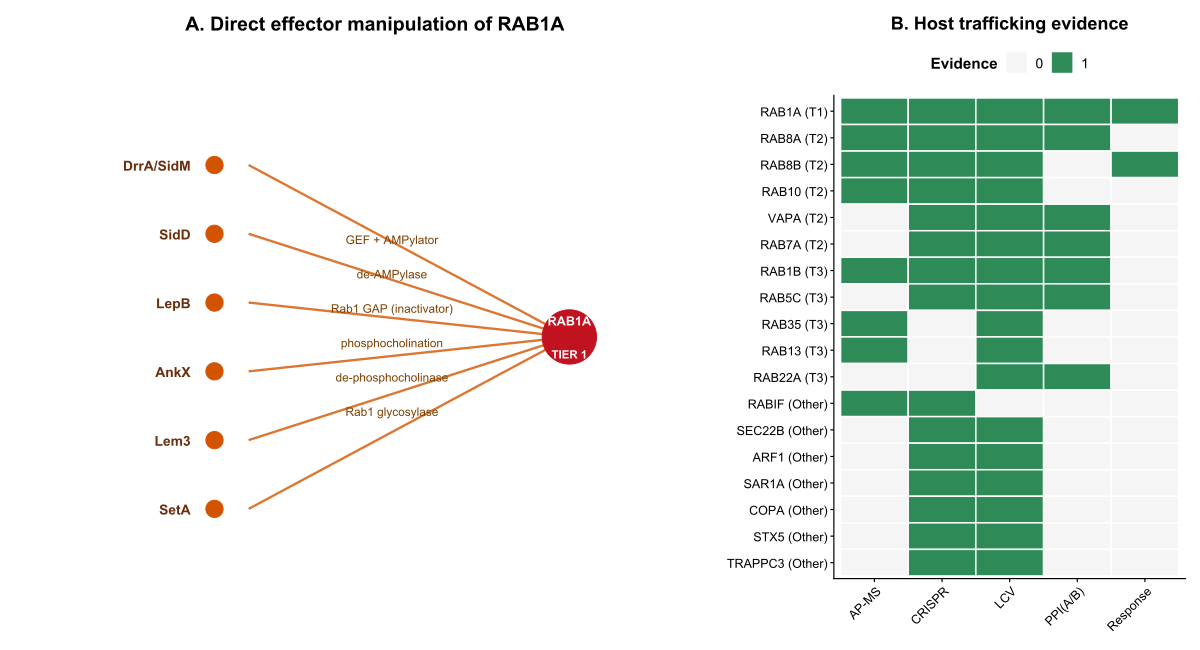

This chart was generated by the following R code:
# Figure 7. RAB1A: the sole Tier-1 candidate
# A: direct effector manipulation (literature-confirmed edges)
# B: host trafficking program evidence matrix (final tiers)
ROOT <- Sys.getenv("LEGIONELLA_ROOT")
if (!nzchar(ROOT)) ROOT <- Sys.getenv("LEGIONELLA_ROOT")
if (!nzchar(ROOT)) stop("Set LEGIONELLA_ROOT before running this script.")
if (!dir.exists(ROOT)) stop("LEGIONELLA_ROOT does not exist: ", ROOT)
setwd(file.path(ROOT, "15_manuscript/r_figures"))
source(file.path(ROOT, "15_manuscript/r_figures/_theme.R"))
SRC <- file.path(ROOT, "13_postfreeze_interpretation")
suppressMessages({library(dplyr); library(tidyr); library(readr); library(patchwork)})

edges <- read_tsv(file.path(SRC, "fig7_effector_rab1a_edges.tsv"), show_col_types = FALSE)
host_evidence <- read_tsv(file.path(SRC, "fig7_host_trafficking_evidence_finaltier.tsv"), show_col_types = FALSE)

# ---- Panel A: effector -> RAB1A network (manual layout) ----
effectors <- edges %>% mutate(
  x = 0.18,
  y = seq(0.86, 0.14, length.out = n()),
  role_short = gsub(" \\|.*", "", role)
)

pA <- ggplot() +
  geom_segment(
    data = effectors,
    aes(x = x + 0.05, xend = 0.70, y = y, yend = 0.50),
    colour = "#D35400", linewidth = 0.8, alpha = 0.8
  ) +
  geom_point(data = effectors, aes(x, y), size = 5.5, colour = "#D35400") +
  # Long effector names are placed outside the nodes so every character remains visible.
  geom_text(
    data = effectors,
    aes(x = x - 0.035, y = y, label = effector),
    size = 3.5, hjust = 1, colour = "#6B2E0D", fontface = "bold"
  ) +
  geom_text(
    data = effectors,
    aes(x = (x + 0.70) / 2, y = (y + 0.50) / 2 + 0.025, label = role_short),
    size = 3.0, colour = "#7B3F00"
  ) +
  annotate("point", x = 0.70, y = 0.50, size = 18, colour = "#C1121F") +
  annotate("text", x = 0.70, y = 0.535, label = "RAB1A", size = 3.2,
           colour = "white", fontface = "bold") +
  annotate("text", x = 0.70, y = 0.465, label = "TIER 1", size = 2.9,
           colour = "white", fontface = "bold") +
  coord_cartesian(xlim = c(-0.03, 0.86), ylim = c(0.04, 0.96), clip = "off") +
  labs(title = "A. Direct effector manipulation of RAB1A") +
  theme_pub(base_size = 11) +
  theme(
    axis.text = element_blank(), axis.ticks = element_blank(),
    axis.title = element_blank(), axis.line = element_blank(),
    plot.margin = margin(t = 5.5, r = 8, b = 5.5, l = 24)
  )

# ---- Panel B: compact host trafficking evidence matrix ----
host_evidence <- host_evidence %>% mutate(
  tier_label = case_when(
    grepl("TIER1", tier) ~ "T1",
    grepl("TIER2", tier) ~ "T2",
    grepl("TIER3", tier) ~ "T3",
    TRUE ~ "Other"
  ),
  gene_label = paste0(gene, " (", tier_label, ")"),
  gene_label = factor(gene_label, levels = rev(unique(gene_label)))
)
tracks <- c("PPI(A/B)", "AP-MS", "CRISPR", "LCV", "Response")
host_long <- host_evidence %>%
  select(gene_label, all_of(tracks)) %>%
  pivot_longer(all_of(tracks), names_to = "track", values_to = "val") %>%
  mutate(val = as.integer(val))

pB <- ggplot(host_long, aes(track, gene_label, fill = factor(val))) +
  geom_tile(colour = "white", linewidth = 0.5) +
  scale_fill_manual(values = c("0" = "#F5F5F5", "1" = "#2E8B57"), name = "Evidence") +
  labs(x = NULL, y = NULL, title = "B. Host trafficking evidence") +
  theme_pub(base_size = 10) +
  theme(
    axis.text.x = element_text(angle = 45, hjust = 1, size = 9),
    axis.text.y = element_text(size = 9),
    legend.position = "top"
  )

fig <- (pA | pB) + plot_layout(widths = c(1.9, 1.0))
save_pub_pdf(fig, "Figure7_RAB1A_architecture", w = 12, h = 6.5)
